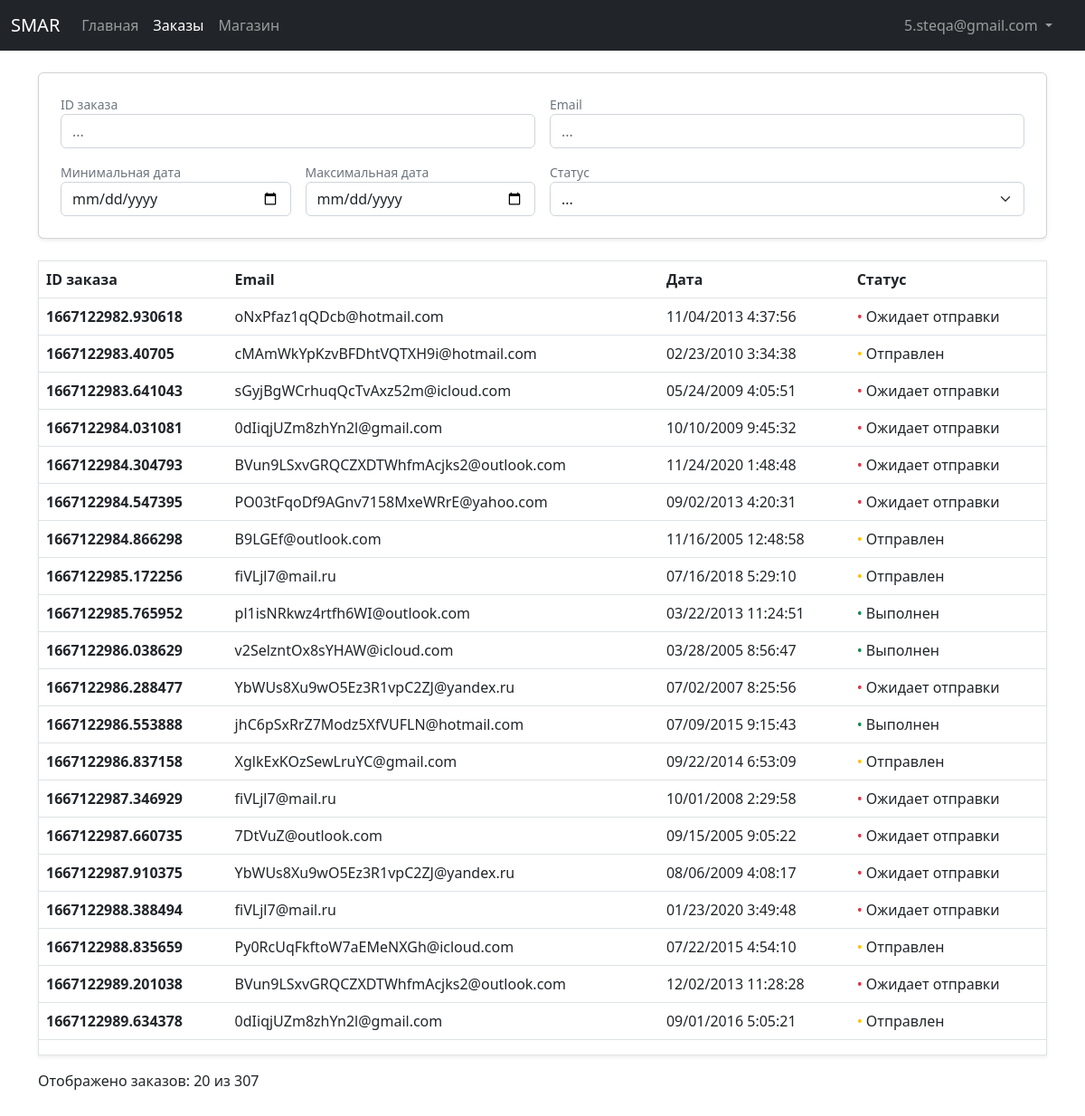
Before: /dashboard/orders/ (signed in) with the older database file.
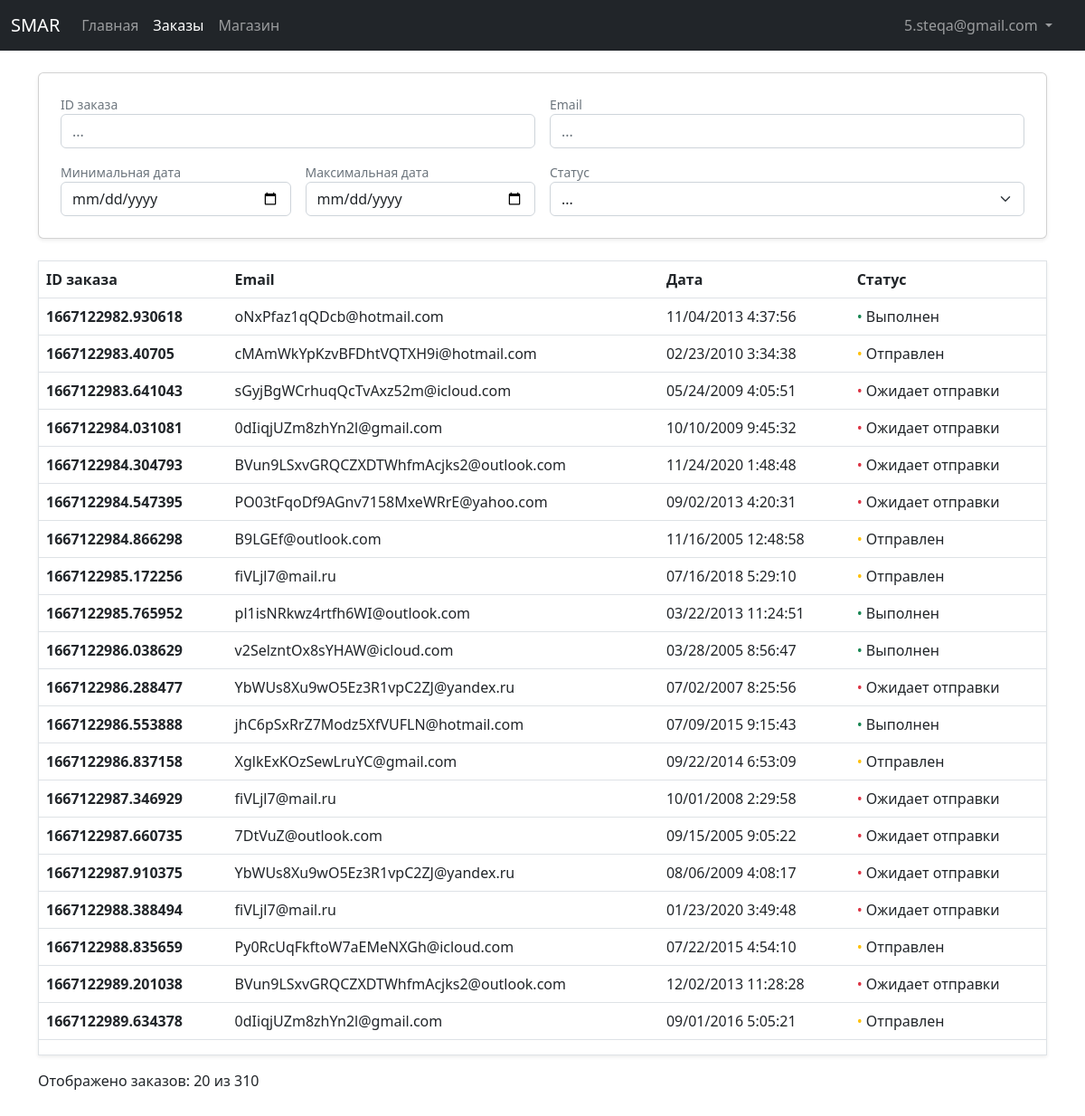
After: the same page with the newer database file.
### store/models.py (models this page shows, shortened)
class Order(models.Model):
    ORDER_STATUSES = [
        (False, 'Не оформлен'),
        ('1', 'Ожидает отправки'),
        ('2', 'Отправлен'),
        ('3', 'Выполнен'),
    ]
    customer = models.ForeignKey(CustomUser, on_delete=models.SET_NULL, null=True)
    date_ordered = models.DateTimeField(auto_now_add=True)
    date_updated = models.DateTimeField(auto_now=True)
    status = models.CharField(max_length=16, choices=ORDER_STATUSES, default=False)
    transaction_id = models.CharField(max_length=200)

### authentication/models.py (models this page shows)
class CustomUser(AbstractUser):
    email = models.EmailField(_('email address'), unique=True)
    fio = models.CharField(_('ФИО'), max_length=200)
    USERNAME_FIELD = 'email'
    REQUIRED_FIELDS = []

### authentication/decorators.py (the view)
        def wrapper_func(request, *args, **kwargs):
            if request.user.groups.exists():
                for group in request.user.groups.all():
                    if group.name in allowed_roles:
                        return view_func(request, *args, **kwargs)
            return redirect('store')

### sales_dashboard/utils.py (called while the page is built)
def paginate_orders(request, orders):
    paginator = Paginator(orders, 20)
    page_number = request.GET.get('page')
    page_orders = paginator.get_page(page_number)
    return page_orders

### sales_dashboard/views.py (called while the page is built)
@allowed_users(allowed_roles=['seller'])
def orders(request):
    orders = Order.objects.exclude(status=False)
    page_orders = paginate_orders(request, orders)
    if page_orders.paginator.num_pages == 1:
        displayed_orders = page_orders.paginator.object_list.count()
    else:
        displayed_orders = 20
    if request.method == 'GET':
        if request.GET.get('sort'):
            return filter_orders(request)
    context = {
        'orders': page_orders,
        'displayed_orders': displayed_orders,
        'total_orders': page_orders.paginator.object_list.count()
    }
    return render(request, 'sales_dashboard/orders.html', context)

### sales_dashboard/templates/sales_dashboard/orders.html (shortened to what this page needs)
{% extends 'sales_dashboard/base.html' %}
{% load static %}
{% block active-orders %}active{% endblock %}
{% block content %}
<div class="my-4">
    <div class="card shadow-sm mb-4 p-4">
        <div>
            <form id="filterForm" method="get">
                <div class="row g-3">
                    <div class="col-6">
                        <div class="form-text my-0">ID заказа</div>
                        <input type="text" class="form-control" name="transaction_id" placeholder="...">
                    </div>
                    <div class="col-6">
                        <div class="form-text my-0">Email</div>
                        <input type="text" class="form-control" name="email" placeholder="...">
                    </div>
                    <div class="col-md-3 col-6">
                        <div class="form-text my-0">Минимальная дата</div>
                        <input type="date" class="form-control" name="date_ordered_min">
                    </div>
                    <div class="col-md-3 col-6">
                        <div class="form-text my-0">Максимальная дата</div>
                        <input type="date" class="form-control" name="date_ordered_max">
                    </div>
                    <div class="col-md-6 col-12">
                        <div class="form-text my-0">Статус</div>
                        <select class="form-control form-select" name="status" aria-label="Default select example">
                            <option selected value>...</option>
                        </select>
                    </div>
                </div>
            </form>
        </div>
    </div>
    <table class="table table-hover shadow-sm border">
        <thead>
            <tr>
                <form id="sortForm" method="get">
                    <th scope="col">
                        <label for="sort_transaction_id" class="not-select pointer link-hover">ID заказа
                        </label>
                    </th>
                    <th scope="col">
                        <label for="sort_email" class="not-select pointer link-hover">Email
                        </label>
                    </th>
                    <th scope="col">
                        <label for="sort_date_ordered" class="not-select pointer link-hover">Дата
                        </label>
                    </th>
                    <th scope="col">
                        <label for="sort_status" class="not-select pointer link-hover">Статус
                        </label>
                    </th>
                </form>
            </tr>
        </thead>
        <tbody id="orders">
            {% include 'sales_dashboard/orders-list.html' %}
        </tbody>
    </table>
    <div style="margin-bottom: 200px;">
        <p>
            Отображено заказов:
            <span id="displayedOrders">{{ displayed_orders }}</span>
            из
            <span id="totalOrders">{{ total_orders }}</span>
        </p>
    </div>
</div>
{% endblock %}

### sales_dashboard/templates/sales_dashboard/orders-list.html
{% for order in orders %}
<tr>
    <td><a href="{% url 'order' order.pk %}" class="text-dark fw-semibold table-link">{{ order.transaction_id }}</a></td>
    <td>{{ order.customer }}</td>
    <td>{{ order.date_ordered|date:"m/d/Y G:i:s" }}</td>
    <td>
        {% if order.status == '1' %}
        <span class="text-danger">&bull;</span>
        {% elif order.status == '2' %}
        <span class="text-warning">&bull;</span>
        {% elif order.status == '3' %}
        <span class="text-success">&bull;</span>
        {% endif %}
        {{ order.get_status_display }}
    </td>
</tr>
{% endfor %}
<tr>
    <td></td>
    <td></td>
    <td></td>
    <td></td>
</tr>

Changed rows visible on the page:
changed Order "oNxPfaz1qQDcb@hotmail.com": status "Ожидает отправки" → "Выполнен"
Other visible differences:
{{ total_orders }}: "307" → "310"
